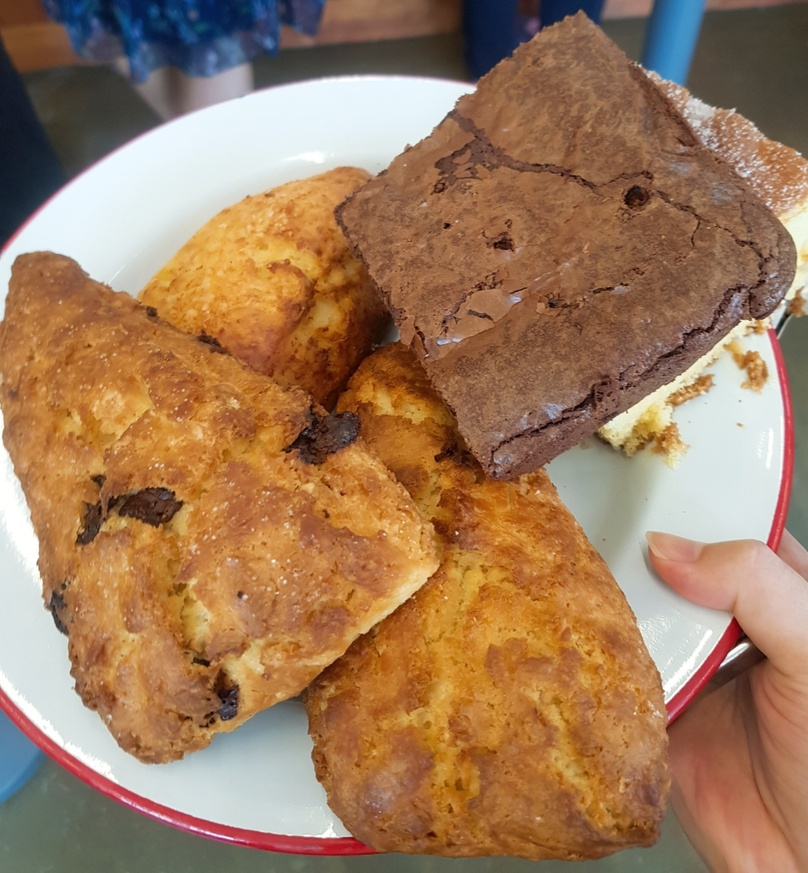
#> input picture assignment/week2_ass_영상 히스토그램 그리기/bread.jpg, 808 x 873 px, shrunk from 1333 x 1439 before the run
$ python main.py
#> lines starting #> are read from the running program, lines starting #| are printed output that depends on the picture
import cv2
import matplotlib.pyplot as plt

#이미지 import
img=cv2.imread('bread.jpg')
#> img is the input picture: shape (873, 808, 3); mean B, G, R 92.3, 122.6, 158.8

#흑백 변환
gray_img=cv2.cvtColor(img,cv2.COLOR_RGB2GRAY)
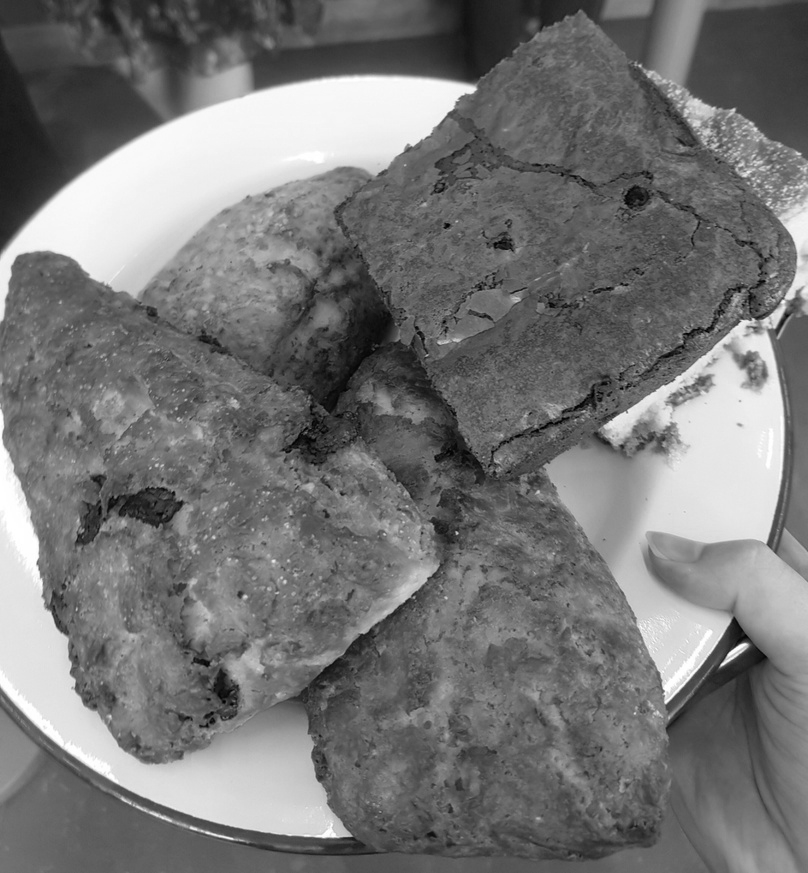
#> gray_img: shape (873, 808); min 1, max 255, mean 117.7

#histogram 그리기
plt.hist(gray_img.ravel(),256,[0,256]) #ravel:1차원으로 펴준다
plt.show()
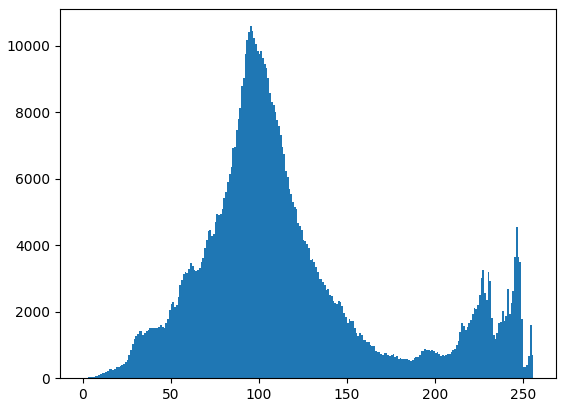
#> figure drawn by matplotlib, 1 panel; tallest bar 10596 high, from x = 95 to 96
